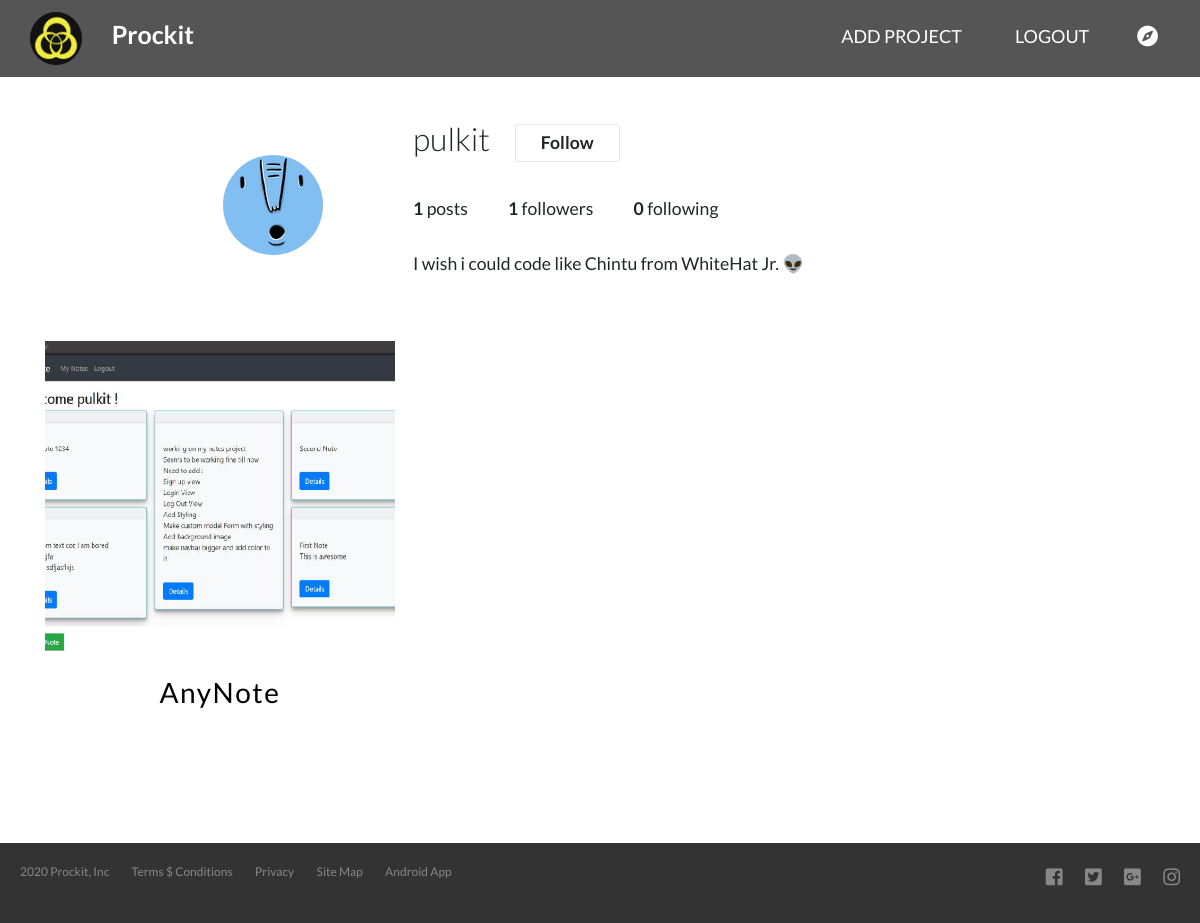
Screenshot of /accounts/pulkit/ (signed in) with the database file from the repository.
### posts/models.py (models this page shows, shortened)
class User(AbstractUser):
    bio = models.TextField(max_length=250, blank=True, null=True)
    profile_pic = models.ImageField(upload_to='profile_pics', default='default_profile_pic' + str(randint(1,10)) + '.svg')
    followers = models.ManyToManyField('self', through="UserFollow", symmetrical=False)

class Post(models.Model):
    user = models.ForeignKey(User, on_delete=models.CASCADE, related_name='posts')
    created_at = models.DateTimeField(auto_now_add=True)
    modified_at = models.DateTimeField(auto_now=True)
    title = models.CharField(max_length=250, blank=False, null=False)
    description = models.TextField(blank=False, null=False)
    code_link = models.URLField(blank=True, null=True)
    likers = models.ManyToManyField(User, through='PostLike')
    file1 = models.FileField(upload_to='posts/files', null=False, blank=False)
    file2 = models.FileField(upload_to='posts/files', null=True, blank=True)
    file3 = models.FileField(upload_to='posts/files', null=True, blank=True)
    def total_likes(self):
        return self.likers.count()
    def total_comments(self):
        return self.comments.count()
    def filetype1(self):
        if self.file1 is not None and self.file1 != '':
            name, extension = os.path.splitext(self.file1.name)
            extension = extension.lstrip('.')
            video_extentions = ['mp4', 'mov', 'mkv', 'ogg', 'webm', 'wmv', 'mpeg']
            img_extention = ['apng', 'png', 'avif', 'gif', 'jpg', 'jpeg', 'jfif', 'svg', 'webp']
            if extension in video_extentions:
                return 'video'
            elif extension in img_extention:
                return 'img'
            else:
                return None
        else:
            return None
    class Meta:
        ordering = ['-created_at']

### posts/views.py (the view)
# urls.py: path('accounts/<str:username>/', views.account_main, name='accounts_main'),
@login_required
def account_main(request, username):
    user = get_object_or_404(User, username=username)
    allposts = user.posts.all();
    postcount = len(allposts)
    followers = user.followers.count()
    following = UserFollow.objects.filter(followed_by=user).count()
    obj = UserFollow.objects.filter(account=user, followed_by=request.user)
    if len(obj):
        isfollowing = True
    else:
        isfollowing = False
    bio = user.bio
    profile_pic = user.profile_pic
    context = {'allposts': allposts, 'postcount': postcount, 'followers': followers, 'following': following,
               'bio': bio, 'profile_pic': profile_pic, 'username': username}
    return render(request, 'accounts/main.html', context)

### posts/templates/accounts/main.html (shortened to what this page needs)
<!DOCTYPE html>
{% load static %}
<html lang="en">
<head>
    <link rel="stylesheet" href="https://maxcdn.bootstrapcdn.com/font-awesome/4.7.0/css/font-awesome.min.css">
    {% block static_css %}
    <link rel="stylesheet" href="{% static 'css/profile.css' %}">
    {% endblock %}
    <link rel="stylesheet" href="https://maxcdn.bootstrapcdn.com/bootstrap/4.0.0/css/bootstrap.min.css">
    <link rel="stylesheet" href="https://cdnjs.cloudflare.com/ajax/libs/font-awesome/4.7.0/css/font-awesome.min.css">
    <link rel="stylesheet" href="https://use.fontawesome.com/releases/v5.0.8/css/all.css">
</head>
<body>
      <header>
       <nav>
            <img class="logo" src="{% static 'images/logo.png' %}">
            <p class="pro"><a href="{% url 'index' %}" style="text-decoration:none;color:white;">Prockit</a></p>
        <div class="menu">
            <ul class="js--main-nav">
            <li><a href="{% url 'posts:post_create' username=user.username %}">Add Project</li>
            <li><a href="{% url 'logout' %}">Logout</a></li>
            <a href="{% url 'posts:feed' username=user.username %}" class="navigation__link">
                <i class="fa fa-compass fa-lg" style="color: white"></i>
            </a>
            </ul>
        </div>
        </nav>
    </header>
   {% block body_block %}
    <main id="profile">
        <div class="profile__header">
            <div class="profile__column">
                <img src='{{ profile_pic.url }}' alt="profile_pic"  />
            </div>
            <div class="profile__column">
                <div class="profile__title">
                    <h3 class="profile__username">{{ username }}</h3>
                    {% if user.is_authenticated and user.username == username %}
                    <a href="{% url 'posts:accounts_edit' username=user.username %}">Edit profile</a>
                    <i class="fa fa-cog fa-lg"></i>
                    {% elif user.is_authenticated %}
                    <a href="{% url 'posts:accounts_follow' username=username %}" id="follow-toggle">
                        {% if isfollowing %}
                        Unfollow
                        {% else %}
                        Follow
                        {% endif %}
                    </a>
                    {% endif %}
                </div>
                <ul class="profile__stats">
                    <li class="profile__stat">
                        <span class="stat__number">{{ postcount }}</span> posts
                    </li>
                    <li class="profile__stat">
                        <span class="stat__number">{{ followers }}</span> followers
                    </li>
                    <li class="profile__stat">
                        <span class="stat__number">{{ following }}</span> following
                    </li>
                </ul>
                <p class="profile__bio">
                    {% if bio is not None %}
                    {{ bio }}
                    {% endif %}
                </p>
            </div>
        </div>
    </main>
    <section class="betters" id="projects">
        <div class="container">
            {% if allposts %}
            <div class="row">
                {% for post in allposts %}
                <div class="col-lg-4 col-md-6 col-sm-12 col-xs-4 box">
                    <a href="{% url 'posts:post_detail' username=username postid=post.id %}" class="post-content">
                    <div class="imgBox">
                        {% if post.filetype1 == 'img' %}
                        <img src="{{ post.file1.url }}" class="img-responsive" alt="project image">
                        {% elif post.filetype1 == 'video' %}
                        <video width="100%" height="100%" controls preload="auto">
                            <source src="{{ post.file1.url }}">
                            Video unsupported
                        </video>
                        {% else %}
                            <img src="https://via.placeholder.com/250.webp?text=Image" class="img-responsive" alt="project image">
                        {% endif %}
                    </div>
                    <div class="text1">
                        <span>{{ post.title }}</span>
                    </div>
                    </a>
                </div>
                {% endfor %}
            </div>
            {% else %}
            <div class="row justify-content-center">
                User hasn't shared any project
            </div>
            {% endif %}
        </div>
    </section>
    {% endblock %}
    <footer>
        <div class="row">
            <div class="col span-1-of-2">
                <ul class="footer-nav">
                    <li><a href="#">2020 Prockit, Inc</a></li>
                    <li><a href="#">Terms $ Conditions</a></li>
                    <li><a href="#">Privacy</a></li>
                    <li><a href="#">Site Map</a></li>
                    <li><a href="#">Android App</a></li>
                </ul>
            </div>
            <div class="col span-1-of-2">
                <ul class="social-links">
                    <li><a href="#"><i class="fab fa-facebook-square"></i></a></li>
                    <li><a href="#"><i class="fab fa-twitter-square"></i></a></li>
                    <li><a href="#"><i class="fab fa-google-plus-square"></i></a></li>
                    <li><a href="#"><i class="fab fa-instagram"></i></a></li>
                </ul>
            </div>
        </div>
    </footer>
</body>
</html>

### static/css/profile.css (style rules this page uses)
* { margin: 0; padding: 0; font-family: 'Lato', 'Arial', sans-serif; }
body { position: relative; width: 100%; height: 100%; margin: 0px; padding: 0px; overflow-x: hidden; text-rendering: optimizeLegibility; }
header { height: 15vh; }
#profile { display: flex; flex-direction: column; align-items: center; }
#profile .profile__header { max-width: 935px; width: 100%; display: flex; margin-bottom: 50px; font-size: 110%; }
.profile__header .profile__column { width: 70%; }
.profile__header .profile__column:first-child { width: 30%; display: flex; align-items: center; justify-content: center; }
.profile__column:first-child img { border-radius: 50%; transform-style: preserve-3d; transition: transform 0.5s linear; }
.profile__column .profile__title, .profile__column .profile__stats { display: flex; align-items: center; }
.profile__column .profile__title { margin-bottom: 30px; }
.profile__title .profile__username { margin-right: 25px; font-size: 32px; font-weight: 390; }
.profile__title a { margin-right: 10px; text-decoration: none; color: inherit; font-weight: 600; padding: 5px 25px; border: 1px solid #e6e6e6; border-radius: 3px; transition: all 0.3s ease-in-out; }
.profile__column .profile__stats { margin-bottom: 30px; }
.profile__stats .profile__stat { margin-right: 40px; list-style-type: none; }
.profile__stat .stat__number { font-weight: 600; }
.profile__column .profile__bio { line-height: 125%; }
.post-content { display: block; text-decoration: none !important; }
.betters img { width: 100%; height: 330px; position: relative; object-fit: cover; object-position: center center; padding-bottom: 10px; }
.betters .container .box .imgBox { position: relative; overflow: hidden; }
.betters .container .box .imgBox img { max-width: 100%; transition: transform 2s; }
.text1 { font-size: 28px; font-weight: 400; letter-spacing: 1.5px; margin-bottom:30px; color: #000; position: relative; animation: text 2s 1; text-align: center; }
nav { position: fixed; width: 100%; z-index: 9999; background-color: #555; }
nav ul { float: right; margin: 0; padding-right: 42px; margin-top: 18px; animation: slideNavLink 0.5s ease-out forwards; }
nav ul li { display: inline-block; padding: 5px 25px; list-style: none; font-size: 18px; }
nav ul li a:link, nav ul li a:visited { padding: 8px 0; text-decoration: none; color: #fff; text-transform: uppercase; border-bottom: 2px solid transparent; transition: border-bottom 0.2s; }
nav ul i { padding-left: 20px; cursor: pointer; }
.pro { float: left; font-size: 25px; font-weight: bold; margin-top: 16px; color: #fff; }
.logo { height: 53px; float: left; margin: 12px 30px; border-radius: 50%; }
footer { margin-top: 100px; background-color: #333; font-size: 12px; height: 80px; padding: 20px; }
.footer-nav { list-style: none; float: left; }
.social-links { list-style: none; float: right; }
.footer-nav li, .social-links li { display: inline-block; margin-right: 20px; }
.footer-nav li:last-child, .social-links li:last-child { margin-right: 0; }
.footer-nav li a:link, .footer-nav li a:visited, .social-links li a:link, .social-links li a:visited { text-decoration: none; border: 0; color: #888; transition: color 0.2s; }
.social-links li a:link, .social-links li a:visited { font-size: 160%; }
.fab.fa-facebook-square, .fab.fa-instagram, .fab.fa-google-plus-square, .fab.fa-twitter-square { transition: color 0.2s; }

### rows the page displays
User: bio "I wish i could code like Chintu from WhiteHat Jr. 👽"
Post: file1 (picture), title "AnyNote"

### other values shown
{{ username }} "pulkit"
{{ postcount }} "1"
{{ followers }} "1"
{{ following }} "0"
